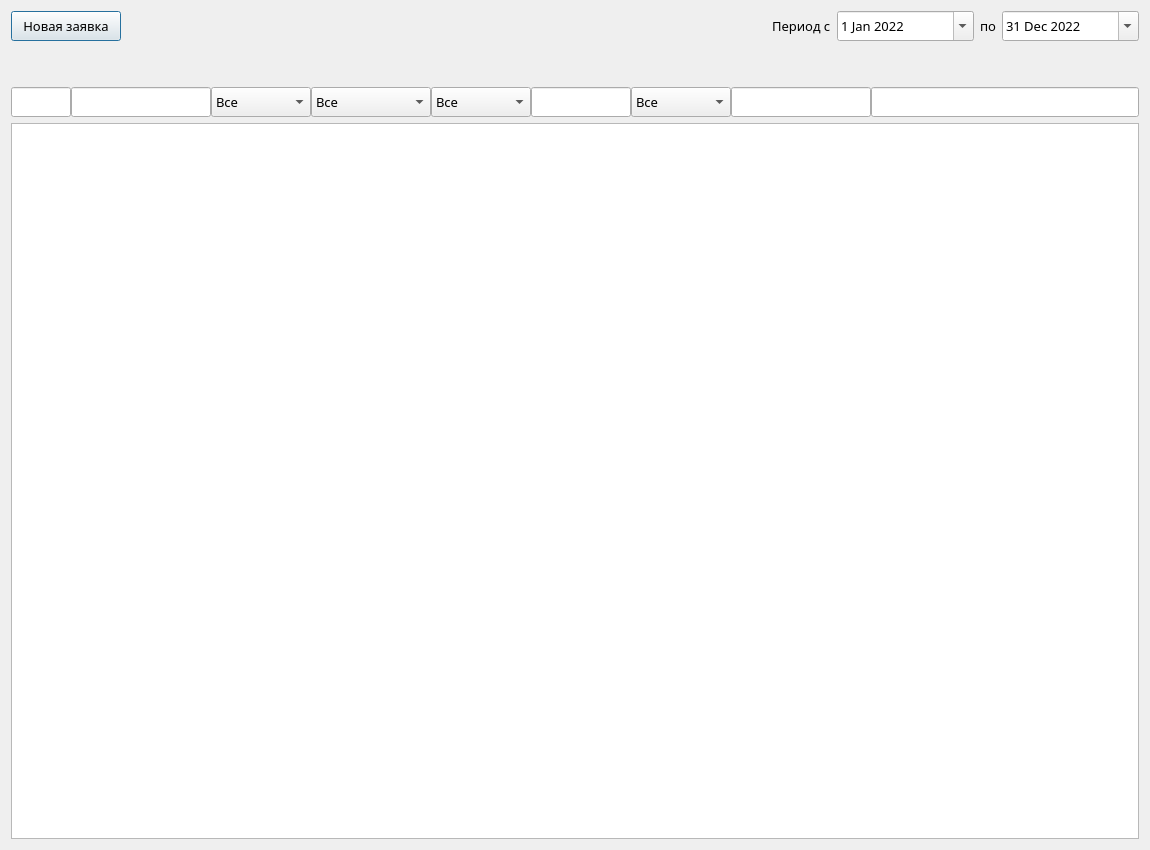
<?xml version="1.0" encoding="UTF-8"?>
<ui version="4.0">
 <class>Dialog</class>
 <widget class="QDialog" name="Dialog">
  <property name="geometry">
   <rect>
    <x>0</x>
    <y>0</y>
    <width>1150</width>
    <height>850</height>
   </rect>
  </property>
  <property name="sizePolicy">
   <sizepolicy hsizetype="Preferred" vsizetype="Preferred">
    <horstretch>0</horstretch>
    <verstretch>0</verstretch>
   </sizepolicy>
  </property>
  <property name="minimumSize">
   <size>
    <width>1150</width>
    <height>850</height>
   </size>
  </property>
  <property name="maximumSize">
   <size>
    <width>1920</width>
    <height>1080</height>
   </size>
  </property>
  <property name="font">
   <font>
    <family>Amazon Ember Display</family>
    <pointsize>10</pointsize>
   </font>
  </property>
  <property name="windowTitle">
   <string>Заявки по ремонту оборудования</string>
  </property>
  <property name="styleSheet">
   <string notr="true"/>
  </property>
  <property name="sizeGripEnabled">
   <bool>false</bool>
  </property>
  <layout class="QVBoxLayout" name="verticalLayout">
   <item>
    <layout class="QFormLayout" name="formLayout">
     <item row="0" column="0">
      <widget class="QPushButton" name="new_request_button">
       <property name="minimumSize">
        <size>
         <width>110</width>
         <height>30</height>
        </size>
       </property>
       <property name="maximumSize">
        <size>
         <width>100</width>
         <height>16777215</height>
        </size>
       </property>
       <property name="font">
        <font>
         <family>Amazon Ember Display</family>
         <pointsize>10</pointsize>
        </font>
       </property>
       <property name="text">
        <string>Новая заявка</string>
       </property>
      </widget>
     </item>
     <item row="0" column="1">
      <layout class="QHBoxLayout" name="horizontalLayout">
       <item>
        <spacer name="horizontalSpacer">
         <property name="orientation">
          <enum>Qt::Horizontal</enum>
         </property>
         <property name="sizeHint" stdset="0">
          <size>
           <width>40</width>
           <height>20</height>
          </size>
         </property>
        </spacer>
       </item>
       <item>
        <widget class="QLabel" name="label">
         <property name="font">
          <font>
           <family>Amazon Ember Display</family>
           <pointsize>10</pointsize>
          </font>
         </property>
         <property name="text">
          <string>Период с</string>
         </property>
        </widget>
       </item>
       <item>
        <widget class="QDateEdit" name="dateEdit">
         <property name="sizePolicy">
          <sizepolicy hsizetype="Fixed" vsizetype="Fixed">
           <horstretch>0</horstretch>
           <verstretch>0</verstretch>
          </sizepolicy>
         </property>
         <property name="minimumSize">
          <size>
           <width>137</width>
           <height>30</height>
          </size>
         </property>
         <property name="font">
          <font>
           <family>Amazon Ember Medium</family>
           <pointsize>10</pointsize>
          </font>
         </property>
         <property name="minimumDate">
          <date>
           <year>2022</year>
           <month>1</month>
           <day>1</day>
          </date>
         </property>
         <property name="calendarPopup">
          <bool>true</bool>
         </property>
         <property name="date">
          <date>
           <year>2022</year>
           <month>1</month>
           <day>1</day>
          </date>
         </property>
        </widget>
       </item>
       <item>
        <widget class="QLabel" name="label_2">
         <property name="font">
          <font>
           <family>Amazon Ember Display</family>
           <pointsize>10</pointsize>
          </font>
         </property>
         <property name="text">
          <string>по</string>
         </property>
        </widget>
       </item>
       <item>
        <widget class="QDateEdit" name="dateEdit_2">
         <property name="minimumSize">
          <size>
           <width>137</width>
           <height>30</height>
          </size>
         </property>
         <property name="font">
          <font>
           <family>Amazon Ember Medium</family>
           <pointsize>10</pointsize>
          </font>
         </property>
         <property name="minimumDate">
          <date>
           <year>2022</year>
           <month>1</month>
           <day>1</day>
          </date>
         </property>
         <property name="calendarPopup">
          <bool>true</bool>
         </property>
         <property name="date">
          <date>
           <year>2022</year>
           <month>12</month>
           <day>31</day>
          </date>
         </property>
        </widget>
       </item>
      </layout>
     </item>
    </layout>
   </item>
   <item>
    <spacer name="verticalSpacer">
     <property name="orientation">
      <enum>Qt::Vertical</enum>
     </property>
     <property name="sizeType">
      <enum>QSizePolicy::Minimum</enum>
     </property>
     <property name="sizeHint" stdset="0">
      <size>
       <width>20</width>
       <height>40</height>
      </size>
     </property>
    </spacer>
   </item>
   <item>
    <layout class="QHBoxLayout" name="horizontalLayout_2">
     <property name="spacing">
      <number>0</number>
     </property>
     <item>
      <widget class="QLineEdit" name="id_lineEdit">
       <property name="minimumSize">
        <size>
         <width>60</width>
         <height>30</height>
        </size>
       </property>
       <property name="maximumSize">
        <size>
         <width>60</width>
         <height>16777215</height>
        </size>
       </property>
       <property name="inputMethodHints">
        <set>Qt::ImhDigitsOnly</set>
       </property>
      </widget>
     </item>
     <item>
      <widget class="QLineEdit" name="creation_date_lineEdit">
       <property name="sizePolicy">
        <sizepolicy hsizetype="Expanding" vsizetype="Fixed">
         <horstretch>0</horstretch>
         <verstretch>0</verstretch>
        </sizepolicy>
       </property>
       <property name="minimumSize">
        <size>
         <width>140</width>
         <height>30</height>
        </size>
       </property>
       <property name="maximumSize">
        <size>
         <width>140</width>
         <height>16777215</height>
        </size>
       </property>
       <property name="inputMethodHints">
        <set>Qt::ImhDate</set>
       </property>
      </widget>
     </item>
     <item>
      <widget class="QComboBox" name="priority_comboBox">
       <property name="minimumSize">
        <size>
         <width>100</width>
         <height>30</height>
        </size>
       </property>
       <property name="maximumSize">
        <size>
         <width>100</width>
         <height>16777215</height>
        </size>
       </property>
       <item>
        <property name="text">
         <string>Все</string>
        </property>
       </item>
      </widget>
     </item>
     <item>
      <widget class="QComboBox" name="author_comboBox">
       <property name="minimumSize">
        <size>
         <width>120</width>
         <height>30</height>
        </size>
       </property>
       <property name="maximumSize">
        <size>
         <width>120</width>
         <height>16777215</height>
        </size>
       </property>
       <item>
        <property name="text">
         <string>Все</string>
        </property>
       </item>
      </widget>
     </item>
     <item>
      <widget class="QComboBox" name="area_comboBox">
       <property name="minimumSize">
        <size>
         <width>100</width>
         <height>30</height>
        </size>
       </property>
       <property name="maximumSize">
        <size>
         <width>100</width>
         <height>16777215</height>
        </size>
       </property>
       <item>
        <property name="text">
         <string>Все</string>
        </property>
       </item>
      </widget>
     </item>
     <item>
      <widget class="QLineEdit" name="repair_item_lineedit">
       <property name="minimumSize">
        <size>
         <width>100</width>
         <height>30</height>
        </size>
       </property>
       <property name="maximumSize">
        <size>
         <width>100</width>
         <height>16777215</height>
        </size>
       </property>
      </widget>
     </item>
     <item>
      <widget class="QComboBox" name="status_comboBox">
       <property name="minimumSize">
        <size>
         <width>100</width>
         <height>30</height>
        </size>
       </property>
       <property name="maximumSize">
        <size>
         <width>100</width>
         <height>16777215</height>
        </size>
       </property>
       <item>
        <property name="text">
         <string>Все</string>
        </property>
       </item>
      </widget>
     </item>
     <item>
      <widget class="QLineEdit" name="renewed_lineEdit">
       <property name="minimumSize">
        <size>
         <width>140</width>
         <height>30</height>
        </size>
       </property>
       <property name="maximumSize">
        <size>
         <width>140</width>
         <height>16777215</height>
        </size>
       </property>
      </widget>
     </item>
     <item>
      <widget class="QLineEdit" name="description_lineedit">
       <property name="minimumSize">
        <size>
         <width>0</width>
         <height>30</height>
        </size>
       </property>
      </widget>
     </item>
    </layout>
   </item>
   <item>
    <widget class="QTableView" name="tableView">
     <property name="sizePolicy">
      <sizepolicy hsizetype="Expanding" vsizetype="Expanding">
       <horstretch>0</horstretch>
       <verstretch>0</verstretch>
      </sizepolicy>
     </property>
     <property name="minimumSize">
      <size>
       <width>0</width>
       <height>600</height>
      </size>
     </property>
     <property name="font">
      <font>
       <family>Amazon Ember Cd RC</family>
       <pointsize>12</pointsize>
      </font>
     </property>
     <property name="sizeAdjustPolicy">
      <enum>QAbstractScrollArea::AdjustToContents</enum>
     </property>
     <property name="editTriggers">
      <set>QAbstractItemView::NoEditTriggers</set>
     </property>
     <property name="textElideMode">
      <enum>Qt::ElideNone</enum>
     </property>
     <property name="cornerButtonEnabled">
      <bool>true</bool>
     </property>
     <attribute name="horizontalHeaderMinimumSectionSize">
      <number>60</number>
     </attribute>
     <attribute name="horizontalHeaderStretchLastSection">
      <bool>true</bool>
     </attribute>
     <attribute name="verticalHeaderCascadingSectionResizes">
      <bool>true</bool>
     </attribute>
    </widget>
   </item>
  </layout>
 </widget>
 <resources/>
 <connections/>
</ui>
